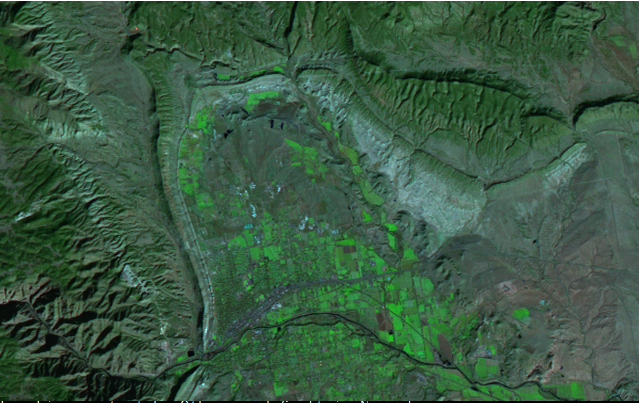
#> input picture 02多边形填充-python/data/LinearDisp.png, 639 x 403 px, found by its file name
$ python clipMap.py
#> lines starting #> are read from the running program, lines starting #| are printed output that depends on the picture; after the words box and inside, x2 and y2 are one past the last pixel; in counts of white or black regions, pixels touching at a corner belong together
#> in clip_image_with_polygon, img is the input picture: shape (403, 639, 3); mean B, G, R 65.9, 89.2, 57.3
### 02多边形填充-python/my_project/polygonFill.py
import numpy as np
from typing import List, Tuple


def scanline_fill_polygon(img: np.ndarray,
                          vertices: List[Tuple[int, int]],
                          color: Tuple[int, int, int] = (255, 255, 0)) -> np.ndarray:
    """用活动边表 (AET) 实现多边形填充算法，并在给定图片上填充多边形。

    Args:
        img: 图像数组。
        vertices: 格式为[(x1, y1), (x2, y2), ...]的多边形顶点坐标。
        color: 填充颜色，默认黄色 (255, 255, 0)。
    Returns:
        img: 填充后的图像。
    """
#> called with color = (255, 255, 0)
    # 不构成多边形
    if len(vertices) < 3:
        return img

    # 确保像素坐标是整数和去重
    vertices = list(dict.fromkeys((int(x), int(y)) for x, y in vertices))

    # 图像高度和宽度
    # 确定多边形在图片中的 y 范围
    h, w = img.shape[:2]
#> h = 403; w = 639
    y_min = max(0, int(min(y for _, y in vertices)))
    y_max = min(h-1, int(max(y for _, y in vertices)))
#> y_max = 200

    # 边表
    edge_table = [[] for _ in range(y_min, y_max + 1)]

    # 构建边表
    for i in range(len(vertices)):
        x1, y1 = vertices[i]
        x2, y2 = vertices[(i + 1) % len(vertices)]

        # 跳过水平边（它们不会影响垂直扫描线的填充）
        if y1 == y2:
            continue

        # 边：y1 -> y2
        if y1 > y2:
            x1, x2 = x2, x1
            y1, y2 = y2, y1

        if y2 > y_min and y1 < y_max:
            idx = max(0, y1 - y_min)
            edge_table[idx].append({
                'x': x1,    # 边在当前扫描线上的起始 x 坐标
                'dx': (x2 - x1) / (y2 - y1),    # 斜率倒数，用于在每一条扫描线中更新 x 值
                'ymax': y2  # 边的上端点的 y 坐标，用于判断边何时失效
            })

    active_edges = []
    for y in range(y_min, y_max + 1):
        # 移除活动边表中已失效的边
        active_edges = [edge for edge in active_edges if edge['ymax'] > y]

        active_edges.extend(edge_table[y - y_min])

        if active_edges:
            active_edges.sort(key=lambda e: e['x'])

            x_coords = np.array([int(edge['x']) for edge in active_edges])
            for i in range(0, len(x_coords), 2):
                if i + 1 < len(x_coords):
                    x_start = max(0, x_coords[i])
                    x_end = min(w, x_coords[i + 1])
                    if x_start < x_end:
                        img[y, x_start:x_end] = color

            for edge in active_edges:
                edge['x'] += edge['dx']
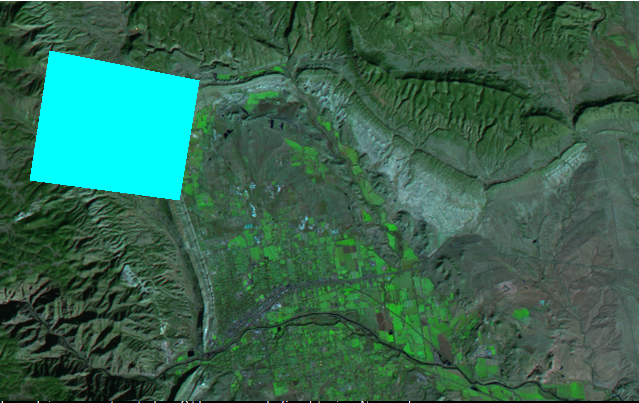
#> img: shape (403, 639, 3); 7.48% of pixels changed, all inside (x1, y1, x2, y2) = (30, 51, 200, 200)
#> after the loop, active_edges = []; edge = {'x': 180, 'dx': -0.167, 'ymax': 200}

    return img

### 02多边形填充-python/my_project/clipMap.py
from polygonFill import scanline_fill_polygon
import cv2


def clip_image_with_polygon(image_path: str, vertices: list, output_path: str) -> None:
    """裁剪图片，填充指定多边形区域，并将结果保存到文件。

    Args:
        image_path: 原始图片路径。
        vertices: 多边形顶点坐标列表[(x1, y1), (x2, y2), ...]。
        output_path: 结果图片保存路径。
    """
    # 读取图片
    img = cv2.imread(image_path)
    if img is None:
        raise FileNotFoundError(f"无法找到图片：{image_path}")

    # 填充多边形区域
    filled_img = scanline_fill_polygon(img, vertices)

    # 保存结果
    cv2.imwrite(output_path, filled_img)
    print(f"结果保存至：{output_path}")


if __name__ == "__main__":
    # 示例：裁剪图片并填充多边形
    image_path = r"data\LinearDisp.png"
    output_path = r"data\output_filled_map.jpg"

    # 多边形顶点坐标 (根据实际图片分辨率调整)
    polygon_vertices = [(50, 50), (200, 80), (180, 200), (30, 180)]

    # 裁剪并填充
    clip_image_with_polygon(image_path, polygon_vertices, output_path)
